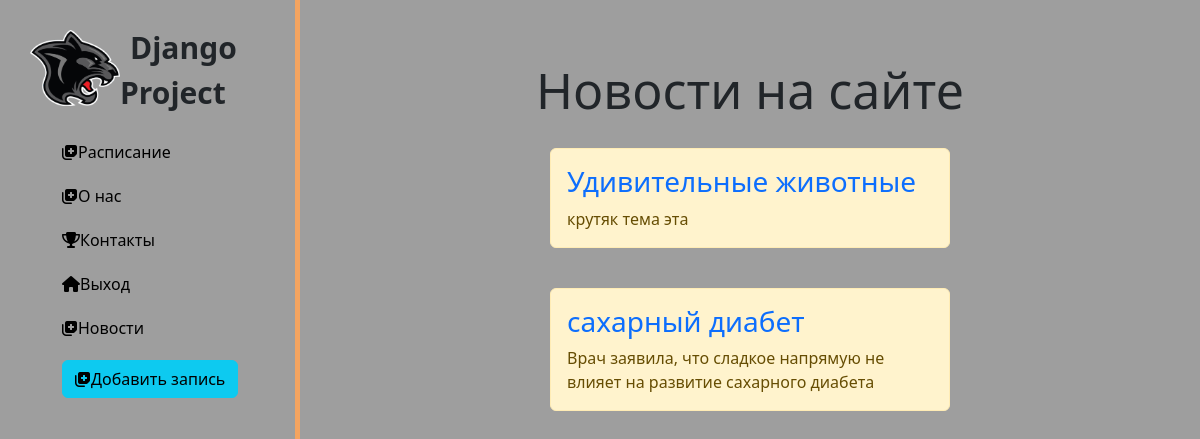
Page /news/ on the committed database.
### news/models.py (models this page shows, shortened)
class Articles(models.Model):
    title = models.CharField('Название',max_length=50, default='Новость')
    anons = models.CharField('Анонс',max_length=250)
    full_text = models.TextField('Статья')
    date = models.DateTimeField('Дата Публикации')
    photo = models.ImageField(upload_to='images/', verbose_name='Фото', blank=True, null=True)
    class Meta:
        verbose_name = 'Новость'
        verbose_name_plural = 'Новости'

### news/views.py (the view)
# urls.py: path('', views.news_home, name='news_home'),
def news_home(request):
    news = Articles.objects.all()
    return render(request, 'news/news_home.html', {'news':news})

### news/templates/news/news_home.html (shortened to what this page needs)
{% extends 'main/layout.html' %}
{% block content %}
<div class="features">
    <h1>Новости на сайте</h1>
    {% if news %}
         {% for el in news %}
           <div class="alert alert-warning">
               <h3><a href="{% url 'news-detail' el.id %}">{{ el.title }}</a></h3>
               <p3>{{ el.anons }}</p3>
           </div>
          {% endfor %}
    {% else %}
    <p>У вас нет записей!</p>
    {% endif %}
</div>
{% endblock %}

### main/static/main/css/main.css (style rules this page uses)
body { background: #9E9E9E; }
a { text-decoration:none }
main .features { display: flex; flex-direction: column; justify-content: center; align-items: center; text-align: center; margin: 0 auto; padding: 60px; }
main .features h1 { font-size: 50px; }
.alert-warning { float:left; clear: both; width: 400px; margin: 20px 34%; text-align:left; }

### rows in the picture
Articles: title "Удивительные животные", anons "крутяк тема эта"
Articles: title "сахарный диабет", anons "Врач заявила, что сладкое напрямую не влияет на развитие сахарного диабета"
